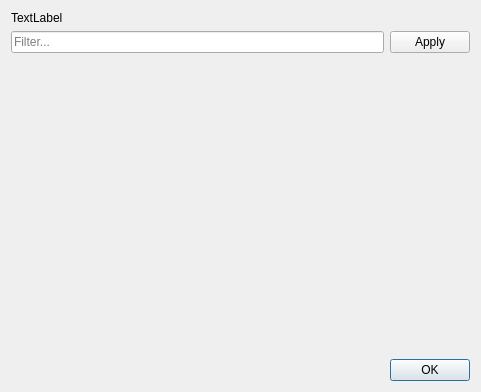
<?xml version="1.0" encoding="UTF-8"?>
<ui version="4.0">
 <class>DialogUI</class>
 <widget class="QDialog" name="DialogUI">
  <property name="geometry">
   <rect>
    <x>0</x>
    <y>0</y>
    <width>481</width>
    <height>392</height>
   </rect>
  </property>
  <property name="windowTitle">
   <string>DialogUI</string>
  </property>
  <property name="modal">
   <bool>true</bool>
  </property>
  <layout class="QVBoxLayout" name="verticalLayout" stretch="0,0,1,0">
   <item>
    <widget class="QLabel" name="lblTitle">
     <property name="text">
      <string>TextLabel</string>
     </property>
    </widget>
   </item>
   <item>
    <layout class="QHBoxLayout" name="filterLayout">
     <item>
      <widget class="QLineEdit" name="leFilter">
       <property name="text">
        <string/>
       </property>
       <property name="placeholderText">
        <string>Filter...</string>
       </property>
      </widget>
     </item>
     <item>
      <widget class="QPushButton" name="pbApply">
       <property name="text">
        <string>Apply</string>
       </property>
      </widget>
     </item>
    </layout>
   </item>
   <item>
    <widget class="QStackedWidget" name="stackedWidget"/>
   </item>
   <item>
    <widget class="QDialogButtonBox" name="buttonBox">
     <property name="orientation">
      <enum>Qt::Horizontal</enum>
     </property>
     <property name="standardButtons">
      <set>QDialogButtonBox::Ok</set>
     </property>
    </widget>
   </item>
  </layout>
 </widget>
 <resources/>
 <connections>
  <connection>
   <sender>buttonBox</sender>
   <signal>accepted()</signal>
   <receiver>DialogUI</receiver>
   <slot>accept()</slot>
   <hints>
    <hint type="sourcelabel">
     <x>248</x>
     <y>254</y>
    </hint>
    <hint type="destinationlabel">
     <x>157</x>
     <y>274</y>
    </hint>
   </hints>
  </connection>
  <connection>
   <sender>buttonBox</sender>
   <signal>rejected()</signal>
   <receiver>DialogUI</receiver>
   <slot>reject()</slot>
   <hints>
    <hint type="sourcelabel">
     <x>316</x>
     <y>260</y>
    </hint>
    <hint type="destinationlabel">
     <x>286</x>
     <y>274</y>
    </hint>
   </hints>
  </connection>
 </connections>
</ui>
